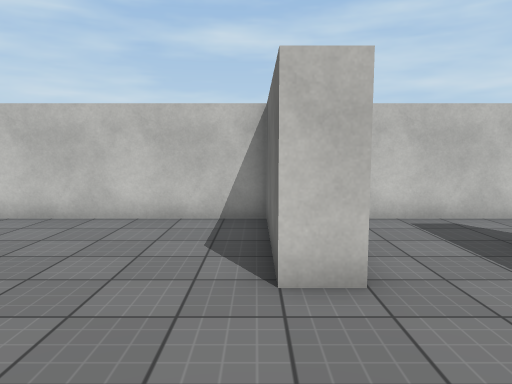
[1] (above)

20 first-person views from a walk through a 3-D level made in the Unity game engine. The camera is 1.5 m above the floor, tilts 6° down and sees 70° across. The floor is counted in squares, 1 m on a side. Each view is taken from the middle of a square. On the plan, view 1 faces up. The plan holds only what a view shows up to about 16 squares ahead; the rest is blank. The player is left out. Some animated figures are not drawn. Surface patterns are stand-ins for the level's own textures.

[2]
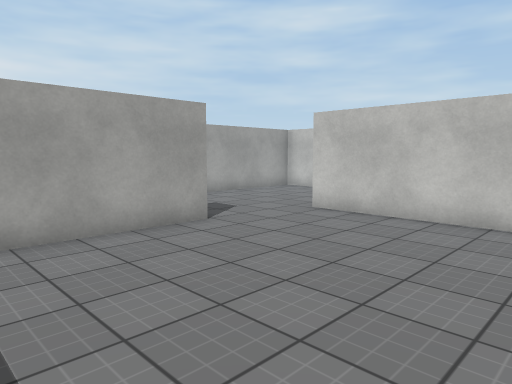

[3]
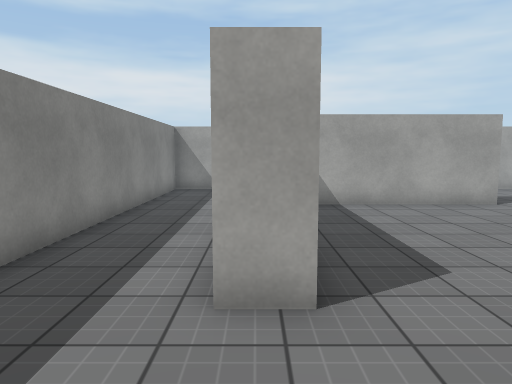

[4]
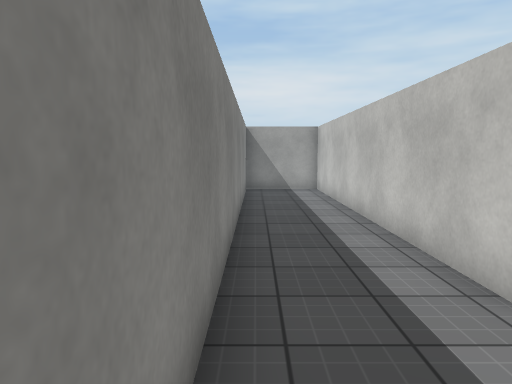

[5]
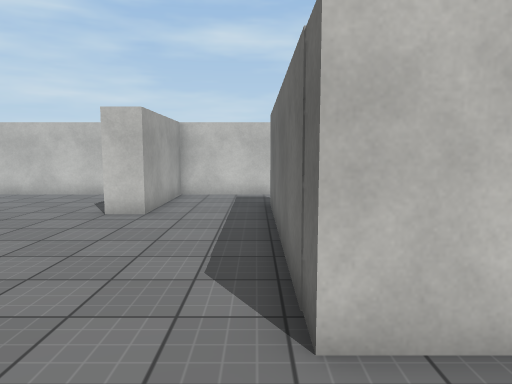

[6]
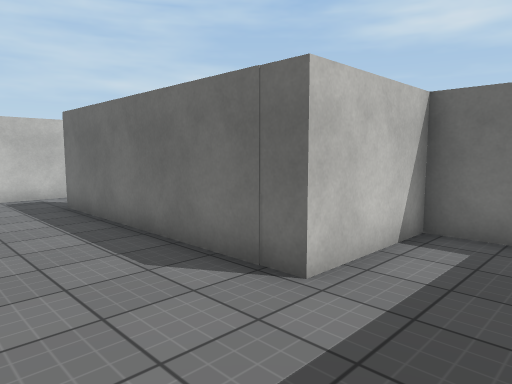

[7]
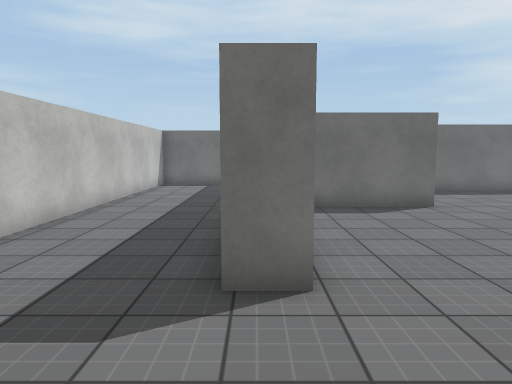

[8]
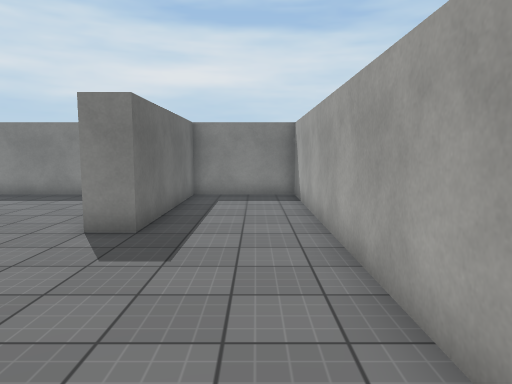

[9]
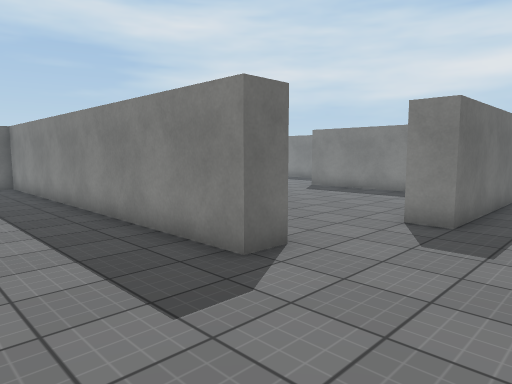

[10]
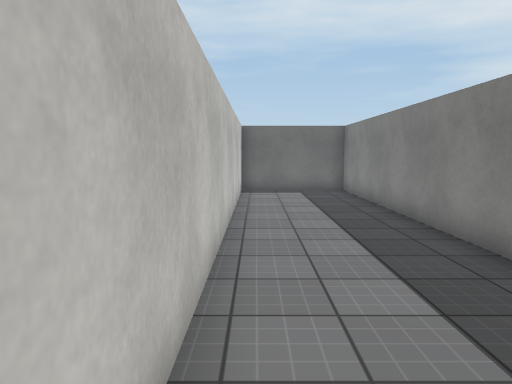

[11]
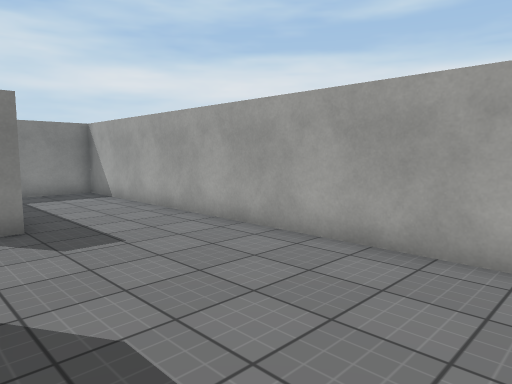

[12]
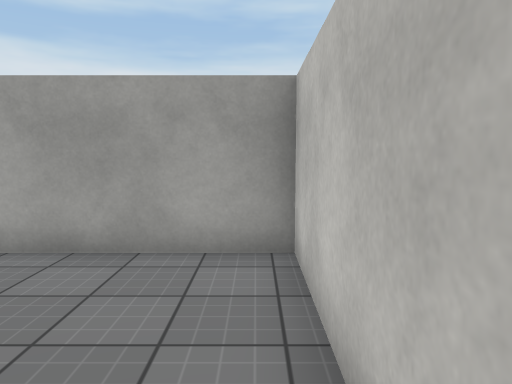

[13]
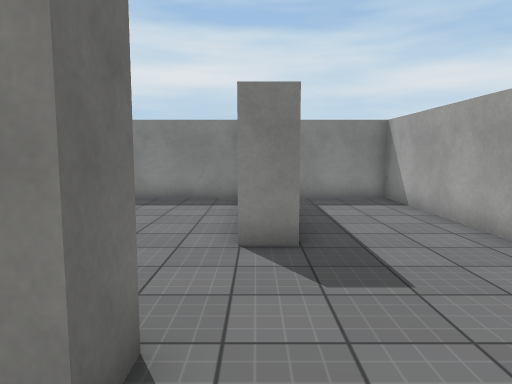

[14]
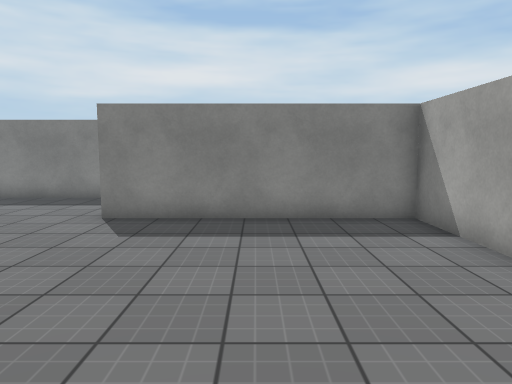

[15]
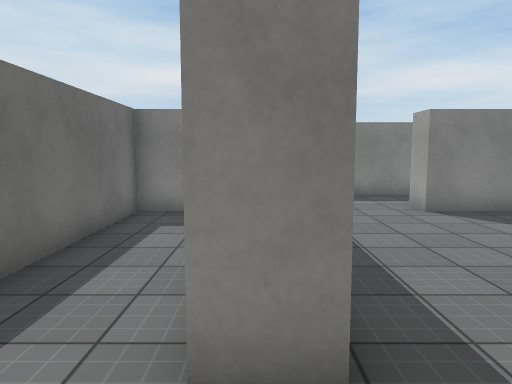

[16]
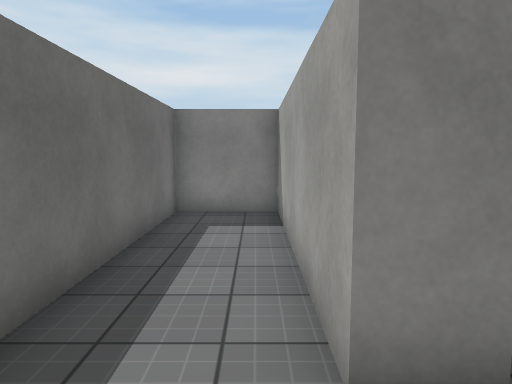

[17]
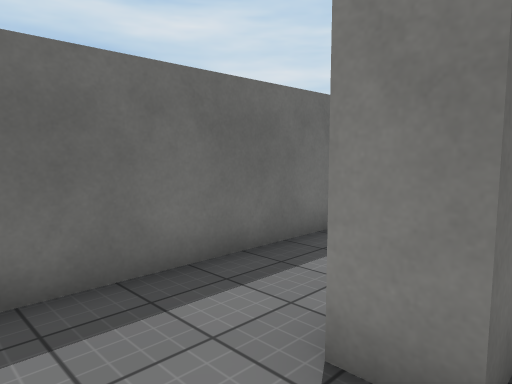

[18]
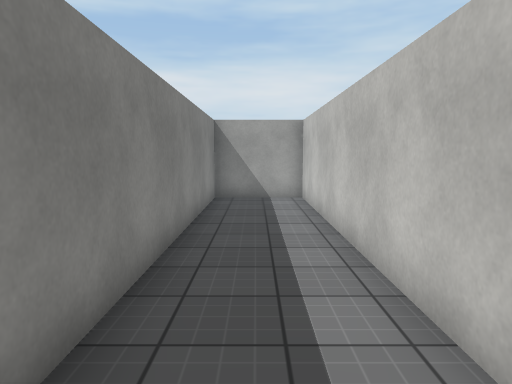

[19]
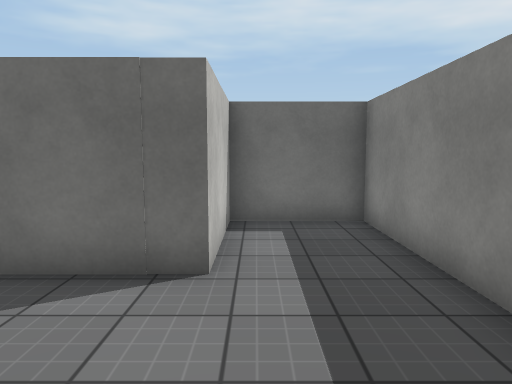

[20]
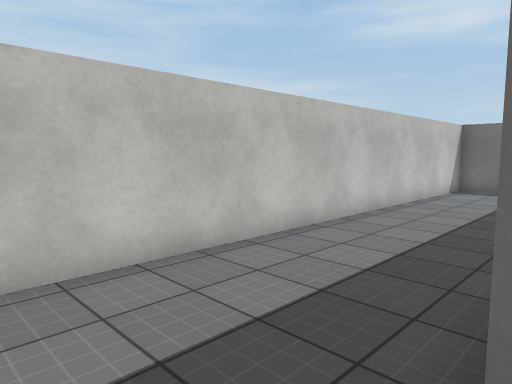

### Floor plan
Points are (right, up) in squares from view 1. A wall is a line through its corners. A room is listed if a view was taken in it or the views show most of it. See-through windows are left out.
Room 1 (views 1, 2, 3, 4, 5, 6, 7, 8, 9, 10, 11, 12, 13, 14, 15, 16, 17, 18, 19, 20)
walls: (0.2, 8.4) (-6.1, 8.4) (-6.1, 9.4) (8.1, 9.4) (8.1, 13.6) (-11.4, 13.6) (-11.4, -1.4) (-7.7, -1.4) (-7.7, 5.1) (-6.7, 5.1) (-6.7, -1.4) (0.6, -1.4) (0.6, -2.4) (-11.4, -2.4) (-11.4, -5.4) (8.1, -5.4) (8.1, -2.4) (4.4, -2.4) (4.4, 5.9) (5.4, 5.9) (5.4, -1.4) (8.1, -1.4) (8.1, 7.4); (6, 8.4) (1.3, 8.4) (1.3, 4) (0.2, 4) (0.2, 8.1)

Positions as (right, up) in squares from view 1, and headings:
1: (0, 0), facing up
2: (0, 0), facing up-left
3: (4, -2), facing left
4: (4, -5), facing left
5: (4, -5), facing up
6: (1, -5), facing up-right
7: (-10, 9), facing right
8: (-10, 12), facing down
9: (-10, 13), facing down-right
10: (-7, 13), facing right
11: (-6, 13), facing down-left
12: (-6, 13), facing left
13: (-7, 11), facing down
14: (-3, 7), facing down
15: (5, 8), facing down
16: (6, 8), facing down
17: (4, 8), facing down-right
18: (1, -4), facing left
19: (0, -3), facing right
20: (-8, 9), facing up-right
